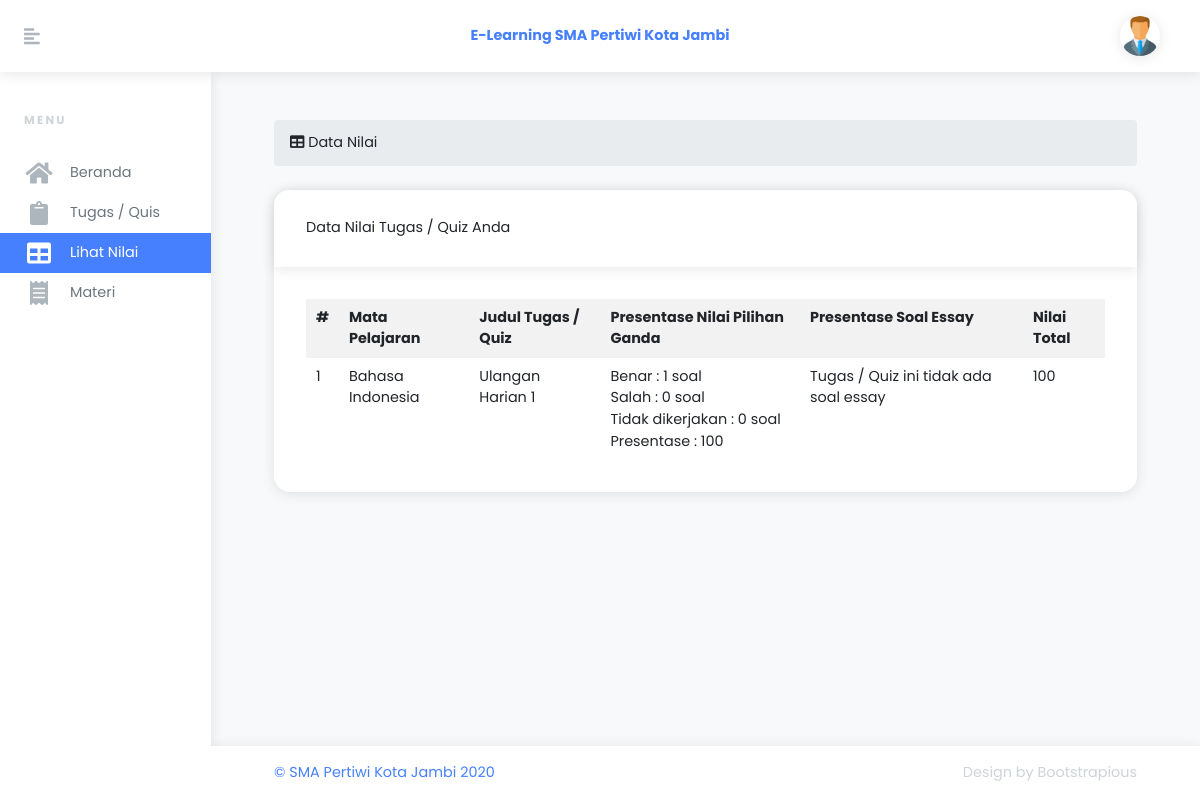
The page /?page=nilai (signed in) on the database its author committed.
### tables this page shows
CREATE TABLE `tb_siswa` (
  `id_siswa` int(11) NOT NULL,
  `nis` varchar(20) NOT NULL,
  `nama_lengkap` varchar(50) NOT NULL,
  `tempat_lahir` varchar(20) NOT NULL,
  `tgl_lahir` date NOT NULL,
  `jenis_kelamin` enum('L','P') NOT NULL,
  `agama` varchar(20) NOT NULL,
  `nama_ayah` varchar(50) NOT NULL,
  `nama_ibu` varchar(50) NOT NULL,
  `no_telp` varchar(15) NOT NULL,
  `email` varchar(100) NOT NULL,
  `alamat` text NOT NULL,
  `id_kelas` varchar(5) NOT NULL,
  `thn_masuk` int(5) NOT NULL,
  `foto` varchar(100) NOT NULL,
  `username` varchar(40) NOT NULL,
  `password` varchar(40) NOT NULL,
  `pass` varchar(40) NOT NULL,
  `status` enum('aktif','tidak aktif') NOT NULL
);

CREATE TABLE `tb_nilai_pilgan` (
  `id` int(11) NOT NULL,
  `id_tq` int(4) NOT NULL,
  `id_siswa` int(4) NOT NULL,
  `benar` int(4) NOT NULL,
  `salah` int(4) NOT NULL,
  `tidak_dikerjakan` int(4) NOT NULL,
  `presentase` int(6) NOT NULL
);

CREATE TABLE `tb_mapel` (
  `id` int(11) NOT NULL,
  `kode_mapel` varchar(10) NOT NULL,
  `mapel` varchar(100) NOT NULL
);

CREATE TABLE `tb_topik_quiz` (
  `id_tq` int(11) NOT NULL,
  `judul` varchar(100) NOT NULL,
  `id_kelas` int(5) NOT NULL,
  `id_mapel` int(5) NOT NULL,
  `tgl_buat` date NOT NULL,
  `pembuat` varchar(10) NOT NULL,
  `waktu_soal` int(8) NOT NULL,
  `info` varchar(250) NOT NULL,
  `status` enum('aktif','tidak aktif') NOT NULL
);

### inc/nilai.php (the view, shortened to what this page needs)
<section class="content-header mt-5">
            <div class="col-lg-12">
                  <ol class="breadcrumb">
                    <li><i class="fa fa-table"></i> Data Nilai</li>
                  </ol>
            </div>
</section>
<section class="content">
    <div class="container-fluid">
            <div class="header">
<div class="row">
    <div class="col-md-12">
        <div class="card my-2">
            <?php
            $no = 1;
            $sql_cek_nilai_pilgan = mysqli_query($db, "SELECT * FROM tb_nilai_pilgan JOIN tb_topik_quiz ON tb_nilai_pilgan.id_tq = tb_topik_quiz.id_tq JOIN tb_mapel ON tb_topik_quiz.id_mapel = tb_mapel.id WHERE id_siswa = '$_SESSION[siswa]'") or die ($db->error);
            ?>
            <div class="card-header">Data Nilai Tugas / Quiz Anda &nbsp; <?php if(mysqli_num_rows($sql_cek_nilai_pilgan) > 0) { ?><a href="./admin/laporan/cetak.php?data=nilaipersiswa" target="_blank" class="btn btn-default btn-sm">Cetak Nilai</a><?php } ?></div>
            <div class="card-body">
                <div class="table-responsive">
                	<table class="table table-striped table-borderless table-hover" id="tb_nilai">
                		<tr>
                			<th>#</th>
                			<th>Mata Pelajaran</th>
                			<th>Judul Tugas / Quiz</th>
                			<th>Presentase Nilai Pilihan Ganda</th>
                			<th>Presentase Soal Essay</th>
                			<th>Nilai Total</th>
                		</tr>
                		<?php
                		if(mysqli_num_rows($sql_cek_nilai_pilgan) > 0) {
                			while($data_nilai_pilgan = mysqli_fetch_array($sql_cek_nilai_pilgan)) { ?>
                				<tr>
	                				<td><?php echo $no++; ?></td>
                					<td><?php echo $data_nilai_pilgan['mapel']; ?></td>
                					<td><?php echo $data_nilai_pilgan['judul']; ?></td>
                					<td>
                                        Benar : <?php echo $data_nilai_pilgan['benar']; ?> soal<br />
                                        Salah : <?php echo $data_nilai_pilgan['salah']; ?> soal<br />
                                        Tidak dikerjakan : <?php echo $data_nilai_pilgan['tidak_dikerjakan']; ?> soal<br />
                                        Presentase : <?php echo $data_nilai_pilgan['presentase']; ?>
                                    </td>
                					<?php
                					$sql_cek_jawaban = mysqli_query($db, "SELECT * FROM tb_jawaban WHERE id_tq = '$data_nilai_pilgan[id_tq]' AND id_siswa = '$_SESSION[siswa]'") or die ($db->error);
                					if(mysqli_num_rows($sql_cek_jawaban) > 0) {
                						$sql_cek_nilai_essay = mysqli_query($db, "SELECT * FROM tb_nilai_essay WHERE id_tq = '$data_nilai_pilgan[id_tq]' AND id_siswa = '$_SESSION[siswa]'") or die ($db->error);
                						$data_nilai_essay = mysqli_fetch_array($sql_cek_nilai_essay);
                						if(mysqli_num_rows($sql_cek_nilai_essay) > 0) { ?>
                							<td><?php  echo $data_nilai_essay['nilai']; ?></td>
                							<td><?php echo ($data_nilai_pilgan['presentase']+$data_nilai_essay['nilai'])/2; ?></td>
                							<?php
                						} else {
                							echo "<td>Soal essay belum dikoreksi</td>";
                							echo "<td>Menunggu soal essay dikoreksi</td>";
                						}
                					} else { ?>
										<td>Tugas / Quiz ini tidak ada soal essay</td>
										<td><?php echo $data_nilai_pilgan['presentase']; ?></td>
                					<?php
                					} ?>
                				</tr>
                			<?php
	                		}
                		} else {
                            echo '<tr><td colspan="6" align="center">Tidak ada data nilai, mungkin Anda belum mengikuti ujian</td></tr>';
                        } ?>
                	</table>
               	</div>
            </div>
        </div>
    </div>
</div>
            </div>
    </div>
</section>

### index.php (shortened to what this page needs)
<?php
include "+koneksi.php";
if (!@$_SESSION['siswa']) {
    include "login.php";
} else {?>
<!DOCTYPE html>
<html>
<head>
    <link rel="stylesheet" href="assets/vendor/bootstrap/css/bootstrap.min.css">
    <link rel="stylesheet" href="https://use.fontawesome.com/releases/v5.3.1/css/all.css"
>
    <link rel="stylesheet" href="assets/css/orionicons.css">
    <link rel="stylesheet" href="assets/css/style.default.css" id="theme-stylesheet">
    <link rel="stylesheet" href="assets/css/custom.css">
    <link rel="stylesheet" href="//cdn.datatables.net/1.10.19/css/jquery.dataTables.min.css">
</head>
<body>
    <?php
$sql_terlogin  = mysqli_query($db, "SELECT * FROM tb_siswa JOIN tb_kelas ON tb_siswa.id_siswa = '$_SESSION[siswa]' AND tb_kelas.id_kelas = tb_siswa.id_kelas") or die($db->error);
    $data_terlogin = mysqli_fetch_array($sql_terlogin);
    ?>
    <header class="header">
        <nav class="navbar navbar-expand-lg px-4 py-2 bg-white shadow"><a href="#"
                class="sidebar-toggler text-gray-500 mr-4 mr-lg-5 lead"><i class="fas fa-align-left"></i></a><a href="#"
                class="navbar-brand font-weight-bold text-base">E-Learning SMA Pertiwi Kota Jambi</a>
            <ul class="ml-auto d-flex align-items-center list-unstyled mb-0">
                <li class="nav-item dropdown ml-auto">
                    <a id="userInfo" href="#" data-toggle="dropdown" aria-haspopup="true" aria-expanded="false"
                        class="nav-link dropdown-toggle">
                        <img src="img/foto_siswa/<?php echo ucfirst($data_terlogin['foto']); ?>"
                            style="max-width: 2.5rem;" class="img-fluid rounded-circle shadow"></a>
                </li>
            </ul>
        </nav>
    </header>
    <div class="d-flex align-items-stretch">
        <div id="sidebar" class="sidebar py-3">
            <div class="text-gray-400 text-uppercase px-3 px-lg-4 py-4 font-weight-bold small headings-font-family">MENU
            </div>
            <ul class="sidebar-menu list-unstyled">
                <li class="sidebar-list-item"><a href="./"
                        class="sidebar-link text-muted <?php if (@$_GET['page'] == '') {echo 'active';}?>">
                        <i class="fa fa-fw fa-home mr-3 text-gray"></i><span>Beranda</span></a></li>
                <li class="sidebar-list-item"><a href="?page=quiz"
                        class="sidebar-link text-muted <?php if (@$_GET['page'] == 'quiz') {echo 'active';}?>">
                        <i class="fa fa-fw fa-clipboard mr-3 text-gray"></i><span>Tugas / Quis</span></a></li>
                <li class="sidebar-list-item"><a href="?page=nilai"
                        class="sidebar-link text-muted <?php if (@$_GET['page'] == 'nilai') {echo 'active';}?>">
                        <i class="fa fa-fw fa-table  mr-3 text-gray"></i><span>Lihat Nilai</span></a></li>
                <li class="sidebar-list-item"><a href="?page=materi"
                        class="sidebar-link text-muted <?php if (@$_GET['page'] == 'materi') {echo 'active';}?>">
                        <i class="fa fa-fw fa-receipt mr-3 text-gray"></i><span>Materi</span></a></li>
            </ul>
        </div>
        <div class="page-holder w-100 d-flex flex-wrap">
            <div class="container-fluid px-xl-5">
                <section class="content-wrapper">
                    <?php
if (@$_GET['page'] == '') {
        include "inc/beranda.php";
    } else if (@$_GET['page'] == 'quiz') {
        include "inc/quiz.php";
    } else if (@$_GET['page'] == 'nilai') {
        include "inc/nilai.php";
    } else if (@$_GET['page'] == 'materi') {
        include "inc/materi.php";
    } else {
        echo "<div class='col-xs-12'><div class='alert alert-danger'>[404] Halaman tidak ditemukan! Silahkan pilih menu yang ada!</div></div>";
    }
    ?>
                </section>
            </div>
            <footer class="footer bg-white shadow align-self-end py-3 px-xl-5 w-100">
                <div class="container-fluid">
                    <div class="row">
                        <div class="col-md-6 text-center text-md-left text-primary">
                            <p class="mb-2 mb-md-0">&copy; SMA Pertiwi Kota Jambi <?=date('Y')?></p>
                        </div>
                        <div class="col-md-6 text-center text-md-right text-gray-400">
                            <p class="mb-0">Design by <a href="https://bootstrapious.com/admin-templates"
                                    class="external text-gray-400">Bootstrapious</a></p>
                        </div>
                    </div>
                </div>
            </footer>
        </div>
    </div>
</body>
</html>
<?php
}
?>

### rows shown on the page
tb_siswa: foto (picture)
tb_nilai_pilgan: tb_mapel.mapel "Bahasa Indonesia", id_tq.judul "Ulangan Harian 1", benar "1", salah "0", tidak_dikerjakan "0", presentase "100"
